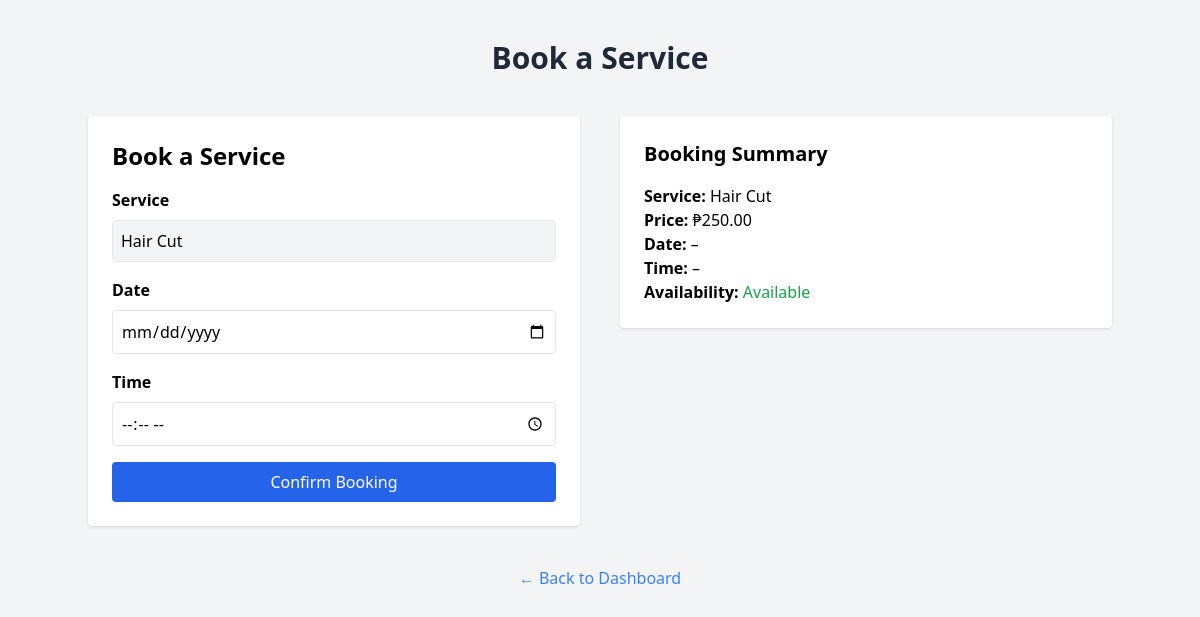
Screenshot of /book?service=Hair+Cut (signed in) with the database file from the repository.
### app/models.py (models this page shows, shortened)
class Service(db.Model):
    id = db.Column(db.Integer, primary_key=True)
    name = db.Column(db.String(100), nullable=False)
    description = db.Column(db.Text)
    price = db.Column(db.Float, nullable=False)
    image = db.Column(db.String(120))  # Path to uploaded image

### app/routes.py (the view, shortened to what this page needs)
@main.route('/book', methods=['GET', 'POST'], endpoint='book_service')
@main.route('/book', methods=['GET', 'POST'])
@login_required
def book():
    service_param = request.args.get('service')
    selected_service = None
    if service_param:
        selected_service = Service.query.filter_by(name=service_param).first()
    return render_template('book.html', selected_service=selected_service, today=date.today())

### app/routes.py (called while the page is built)
@login_manager.user_loader
def load_user(user_id):
    return User.query.get(int(user_id))

### app/templates/book.html (shortened to what this page needs)
<!DOCTYPE html>
<html lang="en">
<head>
  <script src="https://cdn.tailwindcss.com"></script>
</head>
<body class="bg-gray-100 min-h-screen px-6 py-10 flex flex-col items-center">
  <h1 class="text-3xl font-bold text-gray-800 mb-10">Book a Service</h1>
  <div class="flex flex-col md:flex-row gap-10 w-full max-w-5xl justify-center items-start">
    <form method="POST" class="w-full md:w-1/2 bg-white p-6 rounded shadow">
      <h2 class="text-2xl font-bold mb-4">Book a Service</h2>
      <label class="block mb-2 font-semibold">Service</label>
      <input
        type="text"
        name="service"
        class="w-full mb-4 p-2 border rounded bg-gray-100"
        value="{{ selected_service.name if selected_service else '' }}"
        readonly>
      <label class="block mb-2 font-semibold">Date</label>
      <input type="date" id="date" name="date" class="w-full mb-4 p-2 border rounded" required>
      <label class="block mb-2 font-semibold">Time</label>
      <input type="time" id="time" name="time" class="w-full mb-4 p-2 border rounded" required>
      <button id="confirm-btn" type="submit" class="w-full bg-blue-600 text-white px-4 py-2 rounded hover:bg-blue-700">
        Confirm Booking
      </button>
    </form>
    <div class="w-full md:w-1/2 bg-white p-6 rounded shadow">
      <h2 class="text-xl font-bold mb-4">Booking Summary</h2>
      <p><strong>Service:</strong> <span id="summary-service">{{ selected_service.name }}</span></p>
      <p><strong>Price:</strong> ₱{{ '%.2f' | format(selected_service.price) if selected_service else '–' }}</p>
      <p><strong>Date:</strong> <span id="summary-date">–</span></p>
      <p><strong>Time:</strong> <span id="summary-time">–</span></p>
      <p><strong>Availability:</strong> <span id="availability" class="text-green-600">Available</span></p>
    </div>
  </div>
  <a href="{{ url_for('main.base') }}" class="mt-10 text-blue-500 hover:underline">← Back to Dashboard</a>
</body>
</html>

### rows the page displays
Service: service "Hair Cut", name "Hair Cut", price "250.00"
